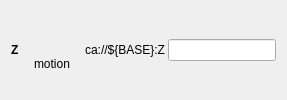
       <widget class="QWidget" name="tweak_widget_3" native="true">
        <layout class="QHBoxLayout" name="tweak_layout_3" stretch="0,0,0,0">
         <property name="spacing">
          <number>3</number>
         </property>
         <property name="topMargin">
          <number>1</number>
         </property>
         <property name="bottomMargin">
          <number>1</number>
         </property>
         <item>
          <widget class="PyDMLabel" name="PyDMLabel_3">
           <property name="font">
            <font>
             <weight>75</weight>
             <bold>true</bold>
            </font>
           </property>
           <property name="toolTip">
            <string/>
           </property>
           <property name="text">
            <string>Z</string>
           </property>
          </widget>
         </item>
         <item>
          <layout class="QVBoxLayout" name="moving_indicator_layout_3">
           <property name="topMargin">
            <number>0</number>
           </property>
           <item alignment="Qt::AlignHCenter">
            <widget class="PyDMByteIndicator" name="moving_indicator_3">
             <property name="sizePolicy">
              <sizepolicy hsizetype="Preferred" vsizetype="Preferred">
               <horstretch>0</horstretch>
               <verstretch>0</verstretch>
              </sizepolicy>
             </property>
             <property name="minimumSize">
              <size>
               <width>25</width>
               <height>25</height>
              </size>
             </property>
             <property name="maximumSize">
              <size>
               <width>25</width>
               <height>25</height>
              </size>
             </property>
             <property name="toolTip">
              <string/>
             </property>
             <property name="whatsThis">
              <string>
    Widget for graphical representation of bits from an integer number
    with support for Channels and more from PyDM

    Parameters
    ----------
    parent : QWidget
        The parent widget for the Label
    init_channel : str, optional
        The channel to be used by the widget.
    </string>
             </property>
             <property name="alarmSensitiveContent" stdset="0">
              <bool>false</bool>
             </property>
             <property name="channel" stdset="0">
              <string>ca://${BASE}:MOVING</string>
             </property>
             <property name="onColor" stdset="0">
              <color>
               <red>20</red>
               <green>100</green>
               <blue>239</blue>
              </color>
             </property>
             <property name="offColor" stdset="0">
              <color>
               <red>60</red>
               <green>60</green>
               <blue>60</blue>
              </color>
             </property>
             <property name="showLabels" stdset="0">
              <bool>false</bool>
             </property>
             <property name="circles" stdset="0">
              <bool>true</bool>
             </property>
            </widget>
           </item>
           <item alignment="Qt::AlignHCenter">
            <widget class="QLabel" name="moving_indicator_label_3">
             <property name="minimumSize">
              <size>
               <width>60</width>
               <height>0</height>
              </size>
             </property>
             <property name="text">
              <string>motion</string>
             </property>
             <property name="alignment">
              <set>Qt::AlignCenter</set>
             </property>
             <property name="wordWrap">
              <bool>true</bool>
             </property>
            </widget>
           </item>
          </layout>
         </item>
         <item>
          <widget class="PyDMLabel" name="user_readback_3">
           <property name="sizePolicy">
            <sizepolicy hsizetype="Expanding" vsizetype="Fixed">
             <horstretch>0</horstretch>
             <verstretch>0</verstretch>
            </sizepolicy>
           </property>
           <property name="minimumSize">
            <size>
             <width>0</width>
             <height>25</height>
            </size>
           </property>
           <property name="toolTip">
            <string/>
           </property>
           <property name="whatsThis">
            <string/>
           </property>
           <property name="styleSheet">
            <string notr="true"/>
           </property>
           <property name="text">
            <string>ca://${BASE}:Z</string>
           </property>
           <property name="alignment">
            <set>Qt::AlignCenter</set>
           </property>
           <property name="showUnits" stdset="0">
            <bool>true</bool>
           </property>
           <property name="channel" stdset="0">
            <string>ca://${BASE}:Z</string>
           </property>
          </widget>
         </item>
         <item>
          <widget class="PyDMLineEdit" name="PyDMLineEdit_3">
           <property name="toolTip">
            <string/>
           </property>
           <property name="channel" stdset="0">
            <string>ca://${BASE}:CMD:Z</string>
           </property>
          </widget>
         </item>
        </layout>
       </widget>
